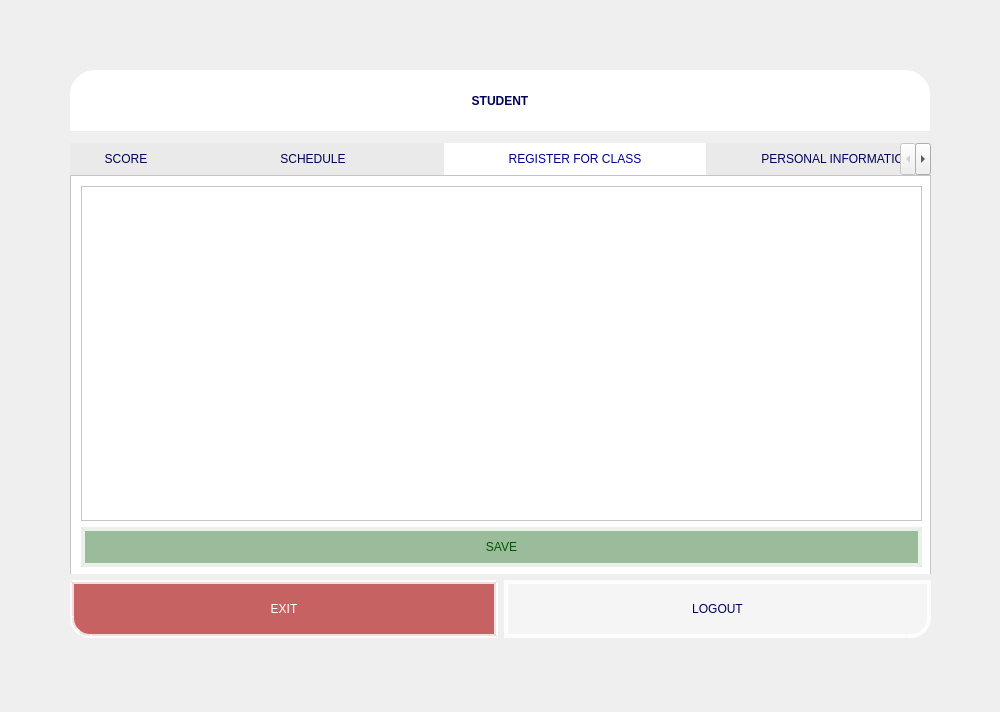
<?xml version="1.0" encoding="UTF-8"?>
<ui version="4.0">
 <class>MainWindow</class>
 <widget class="QMainWindow" name="MainWindow">
  <property name="geometry">
   <rect>
    <x>0</x>
    <y>0</y>
    <width>1000</width>
    <height>712</height>
   </rect>
  </property>
  <property name="maximumSize">
   <size>
    <width>1056</width>
    <height>752</height>
   </size>
  </property>
  <property name="windowTitle">
   <string>MainWindow</string>
  </property>
  <property name="autoFillBackground">
   <bool>true</bool>
  </property>
  <property name="tabShape">
   <enum>QTabWidget::Triangular</enum>
  </property>
  <widget class="QWidget" name="centralwidget">
   <property name="styleSheet">
    <string notr="true">backgound-color: rgba(0,0,0,0);
</string>
   </property>
   <widget class="QLabel" name="label">
    <property name="geometry">
     <rect>
      <x>0</x>
      <y>0</y>
      <width>1000</width>
      <height>712</height>
     </rect>
    </property>
    <property name="styleSheet">
     <string notr="true">QLabel:{
	border-radius: 20px;
}</string>
    </property>
    <property name="text">
     <string/>
    </property>
    <property name="pixmap">
     <pixmap>../../image/55656.png</pixmap>
    </property>
    <property name="alignment">
     <set>Qt::AlignCenter</set>
    </property>
   </widget>
   <widget class="QLabel" name="label_2">
    <property name="geometry">
     <rect>
      <x>70</x>
      <y>70</y>
      <width>860</width>
      <height>61</height>
     </rect>
    </property>
    <property name="minimumSize">
     <size>
      <width>0</width>
      <height>0</height>
     </size>
    </property>
    <property name="maximumSize">
     <size>
      <width>956</width>
      <height>16777215</height>
     </size>
    </property>
    <property name="styleSheet">
     <string notr="true">background-color: white;
color: rgb(0, 0, 90);
font-weight: bold;
font: 5000 18pt &quot;Arial&quot;;
    border-top-left-radius: 25px;
    border-top-right-radius: 25px;
    border-bottom-left-radius: 0px;
    border-bottom-right-radius: 0px;
    padding: 10px;
</string>
    </property>
    <property name="text">
     <string>STUDENT</string>
    </property>
    <property name="alignment">
     <set>Qt::AlignCenter</set>
    </property>
   </widget>
   <widget class="QWidget" name="layoutWidget">
    <property name="geometry">
     <rect>
      <x>70</x>
      <y>580</y>
      <width>861</width>
      <height>58</height>
     </rect>
    </property>
    <layout class="QHBoxLayout" name="horizontalLayout">
     <property name="topMargin">
      <number>0</number>
     </property>
     <item>
      <widget class="QPushButton" name="pushButton_Exit">
       <property name="sizePolicy">
        <sizepolicy hsizetype="Preferred" vsizetype="Preferred">
         <horstretch>1</horstretch>
         <verstretch>0</verstretch>
        </sizepolicy>
       </property>
       <property name="minimumSize">
        <size>
         <width>0</width>
         <height>0</height>
        </size>
       </property>
       <property name="maximumSize">
        <size>
         <width>1000</width>
         <height>60</height>
        </size>
       </property>
       <property name="sizeIncrement">
        <size>
         <width>0</width>
         <height>500</height>
        </size>
       </property>
       <property name="styleSheet">
        <string notr="true">QPushButton {
    font: 5000 14pt &quot;Arial&quot;; /* Font Arial Black, size 12 */
    background-color: rgba(170,0,0,150); /* Màu nền đỏ đậm */
    color: rgb(255,255,255); /* Màu chữ trắng */
    border-top-left-radius: 0px;
    border-bottom-left-radius: 20px;
    border-top-right-radius: 0px;
    border-bottom-right-radius: 0px;
    padding: 8px; /* Khoảng cách giữa chữ và viền */
    border: 4px solid rgba(255, 255,255, 200); /* Viền đỏ đậm */
}

QPushButton:hover {
    background-color: rgb(170,0,0); /* Màu sáng hơn khi hover */
	color: rgb(255,255,255);
}

QPushButton:pressed {
    background-color: rgb(112,0,0); /* Màu tối hơn khi nhấn */
	color: rgb(255,255,255);
}</string>
       </property>
       <property name="text">
        <string>EXIT</string>
       </property>
      </widget>
     </item>
     <item>
      <widget class="QPushButton" name="pushButton_Logout">
       <property name="sizePolicy">
        <sizepolicy hsizetype="Maximum" vsizetype="Maximum">
         <horstretch>1</horstretch>
         <verstretch>0</verstretch>
        </sizepolicy>
       </property>
       <property name="minimumSize">
        <size>
         <width>0</width>
         <height>50</height>
        </size>
       </property>
       <property name="maximumSize">
        <size>
         <width>1000</width>
         <height>60</height>
        </size>
       </property>
       <property name="styleSheet">
        <string notr="true">QPushButton {
    font: 5000 14pt &quot;Arial&quot;; /* Font Arial Black, size 12 */
    background-color: rgba(255,255,255,100); /* Màu nền đỏ đậm */
    color: rgb(0,0,90); /* Màu chữ trắng */
    border-top-left-radius: 0px;
    border-bottom-left-radius: 0px;
    border-top-right-radius: 0px;
    border-bottom-right-radius: 20px;
	padding: 8px; /* Khoảng cách giữa chữ và viền */
    border: 4px solid rgba(255, 255,255, 200);
}

QPushButton:hover {
    background-color: rgb(0,0,90); /* Màu sáng hơn khi hover */
	color: rgb(255,255,255);
}

QPushButton:pressed {
    background-color: rgb(0, 0,9); /* Màu tối hơn khi nhấn */
	color: rgb(255,255,255);
}</string>
       </property>
       <property name="text">
        <string>LOGOUT</string>
       </property>
       <property name="iconSize">
        <size>
         <width>50</width>
         <height>20</height>
        </size>
       </property>
      </widget>
     </item>
    </layout>
   </widget>
   <widget class="QTabWidget" name="tabWidget">
    <property name="geometry">
     <rect>
      <x>70</x>
      <y>143</y>
      <width>861</width>
      <height>431</height>
     </rect>
    </property>
    <property name="minimumSize">
     <size>
      <width>0</width>
      <height>0</height>
     </size>
    </property>
    <property name="maximumSize">
     <size>
      <width>956</width>
      <height>1000</height>
     </size>
    </property>
    <property name="autoFillBackground">
     <bool>false</bool>
    </property>
    <property name="styleSheet">
     <string notr="true">/* Tab chưa được chọn */
QTabBar::tab {
    width: 100px;
    min-height: 20px;
    text-align: center;
	padding:6px;
    color: #00005A;
    font: 2000 10pt &quot;Arial&quot;;
    background: #EAEAEA;
}

/* Tab được chọn */
QTabBar::tab:selected {
    background: white;
    color: #00008B;
    text-align: center;
}

/* Tab cuối cùng có chiều dài lớn hơn */
QTabBar::tab:last {
    width: 250px;
    text-align: center;
}

/* Đặt nền trong suốt cho QTabWidget */
QTabWidget {
    background-color: rgba(0,0,0,0);
    border-bottom-left-radius: 12px;  
    border-bottom-right-radius: 12px;  
}

/* Làm trong suốt nền của tab content */
QTabWidget::pane {
    background: rgba(0, 0, 0, 0);
    border: none;
}

/* Đảm bảo widget con cũng trong suốt */

QTabBar::tab:last {
	width: 250px; /* Giới hạn chiều dài */
    text-align: center;
}
QTabBar::tab:middle {
	width: 250px; /* Giới hạn chiều dài */
    text-align: center;
}
</string>
    </property>
    <property name="tabShape">
     <enum>QTabWidget::Rounded</enum>
    </property>
    <property name="currentIndex">
     <number>2</number>
    </property>
    <property name="documentMode">
     <bool>false</bool>
    </property>
    <property name="tabsClosable">
     <bool>false</bool>
    </property>
    <property name="movable">
     <bool>false</bool>
    </property>
    <property name="tabBarAutoHide">
     <bool>false</bool>
    </property>
    <widget class="QWidget" name="tab_score">
     <attribute name="title">
      <string>SCORE</string>
     </attribute>
     <widget class="QWidget" name="verticalLayoutWidget">
      <property name="geometry">
       <rect>
        <x>0</x>
        <y>0</y>
        <width>861</width>
        <height>401</height>
       </rect>
      </property>
      <layout class="QVBoxLayout" name="verticalLayout">
       <item>
        <widget class="QTableWidget" name="table_grade">
         <property name="sizePolicy">
          <sizepolicy hsizetype="Expanding" vsizetype="Expanding">
           <horstretch>0</horstretch>
           <verstretch>0</verstretch>
          </sizepolicy>
         </property>
         <property name="minimumSize">
          <size>
           <width>768</width>
           <height>0</height>
          </size>
         </property>
         <property name="maximumSize">
          <size>
           <width>900</width>
           <height>500</height>
          </size>
         </property>
         <property name="mouseTracking">
          <bool>false</bool>
         </property>
         <property name="layoutDirection">
          <enum>Qt::LeftToRight</enum>
         </property>
         <property name="styleSheet">
          <string notr="true">/* Header trên cùng */
QHeaderView::section {
    background: rgb(255,255,255);  /* Màu xanh đậm */
    color: rgb(0,0,90);  /* Chữ trắng */
	font: 2000 12px &quot;Arial&quot;;
}
QTableWidget:{
	background-color: rgb(255,255,255);
    color: rgb(255,255,255);  /* Chữ trắng */
    border: 1px solid rgb(0,0,90);  /* Viền trắng nhẹ */
	font: 1000 12px &quot;Arial&quot;;
}
</string>
         </property>
         <property name="frameShape">
          <enum>QFrame::NoFrame</enum>
         </property>
         <property name="verticalScrollBarPolicy">
          <enum>Qt::ScrollBarAsNeeded</enum>
         </property>
         <property name="autoScrollMargin">
          <number>16</number>
         </property>
         <property name="columnCount">
          <number>6</number>
         </property>
         <attribute name="horizontalHeaderCascadingSectionResizes">
          <bool>true</bool>
         </attribute>
         <attribute name="horizontalHeaderDefaultSectionSize">
          <number>170</number>
         </attribute>
         <attribute name="horizontalHeaderShowSortIndicator" stdset="0">
          <bool>true</bool>
         </attribute>
         <attribute name="horizontalHeaderStretchLastSection">
          <bool>true</bool>
         </attribute>
         <attribute name="verticalHeaderCascadingSectionResizes">
          <bool>true</bool>
         </attribute>
         <column>
          <property name="text">
           <string>SUBJECTS</string>
          </property>
          <property name="font">
           <font>
            <family>Arial Black</family>
            <pointsize>8</pointsize>
           </font>
          </property>
          <property name="textAlignment">
           <set>AlignCenter</set>
          </property>
         </column>
         <column>
          <property name="text">
           <string>FORMATIVE SCORE 1</string>
          </property>
         </column>
         <column>
          <property name="text">
           <string>FORMATIVE SCORE 2</string>
          </property>
         </column>
         <column>
          <property name="text">
           <string>MIDTERM</string>
          </property>
         </column>
         <column>
          <property name="text">
           <string>FINALTERM</string>
          </property>
         </column>
         <column>
          <property name="text">
           <string>AVERAGE</string>
          </property>
         </column>
        </widget>
       </item>
      </layout>
     </widget>
    </widget>
    <widget class="QWidget" name="tab_schedule">
     <attribute name="title">
      <string>SCHEDULE</string>
     </attribute>
     <widget class="QScrollArea" name="scrollArea_4">
      <property name="geometry">
       <rect>
        <x>1</x>
        <y>0</y>
        <width>861</width>
        <height>400</height>
       </rect>
      </property>
      <property name="minimumSize">
       <size>
        <width>768</width>
        <height>0</height>
       </size>
      </property>
      <property name="maximumSize">
       <size>
        <width>956</width>
        <height>16777215</height>
       </size>
      </property>
      <property name="styleSheet">
       <string notr="true">background-color: rgb(255, 255, 255);</string>
      </property>
      <property name="widgetResizable">
       <bool>true</bool>
      </property>
      <widget class="QWidget" name="scrollAreaWidgetContents_4">
       <property name="geometry">
        <rect>
         <x>0</x>
         <y>0</y>
         <width>859</width>
         <height>398</height>
        </rect>
       </property>
       <widget class="QWidget" name="verticalLayoutWidget_3">
        <property name="geometry">
         <rect>
          <x>10</x>
          <y>10</y>
          <width>841</width>
          <height>381</height>
         </rect>
        </property>
        <layout class="QVBoxLayout" name="verticalLayout_5">
         <item>
          <widget class="QTableWidget" name="tableWidget_schedule"/>
         </item>
        </layout>
       </widget>
      </widget>
     </widget>
    </widget>
    <widget class="QWidget" name="tab_notice">
     <attribute name="title">
      <string>REGISTER FOR CLASS</string>
     </attribute>
     <widget class="QScrollArea" name="scrollArea_5">
      <property name="geometry">
       <rect>
        <x>0</x>
        <y>0</y>
        <width>861</width>
        <height>400</height>
       </rect>
      </property>
      <property name="styleSheet">
       <string notr="true">background-color: rgb(255, 255, 255);</string>
      </property>
      <property name="widgetResizable">
       <bool>true</bool>
      </property>
      <widget class="QWidget" name="scrollAreaWidgetContents_5">
       <property name="geometry">
        <rect>
         <x>0</x>
         <y>0</y>
         <width>859</width>
         <height>398</height>
        </rect>
       </property>
       <widget class="QWidget" name="verticalLayoutWidget_5">
        <property name="geometry">
         <rect>
          <x>10</x>
          <y>10</y>
          <width>841</width>
          <height>381</height>
         </rect>
        </property>
        <layout class="QVBoxLayout" name="verticalLayout_7">
         <item>
          <widget class="QTableWidget" name="tableWidget_registeclass"/>
         </item>
         <item>
          <widget class="QPushButton" name="pushButton_save">
           <property name="sizePolicy">
            <sizepolicy hsizetype="Preferred" vsizetype="Preferred">
             <horstretch>0</horstretch>
             <verstretch>0</verstretch>
            </sizepolicy>
           </property>
           <property name="minimumSize">
            <size>
             <width>0</width>
             <height>40</height>
            </size>
           </property>
           <property name="maximumSize">
            <size>
             <width>1000</width>
             <height>50</height>
            </size>
           </property>
           <property name="styleSheet">
            <string notr="true">QPushButton {
    font: 5000 14pt &quot;Arial&quot;; /* Font Arial Black, size 12 */
    background-color: rgba(0,85,0,100); /* Màu nền đỏ đậm */
    color: rgb(0, 85, 0); /* Màu chữ trắng */
    border-top-left-radius: 0px;
    border-bottom-left-radius: 0px;
    border-top-right-radius: 0px;
    border-bottom-right-radius: 0px;
	padding: 4px; /* Khoảng cách giữa chữ và viền */
    border: 4px solid rgba(255, 255,255, 200); /* Viền đỏ đậm */
    box-shadow: 3px 3px 8px rgba(0, 0, 0, 100); /* Đổ bóng */
}

QPushButton:hover {
    background-color:  rgb(0, 109, 80); /* Màu sáng hơn khi hover */
	color: rgb(255,255,255);
}

QPushButton:pressed {
    background-color: rgb(0,85,0); /* Màu tối hơn khi nhấn */
	color: rgb(255,255,255);
    box-shadow: 1px 1px 5px rgba(0, 0, 0, 150); /* Giảm bóng khi nhấn */
}</string>
           </property>
           <property name="text">
            <string>SAVE</string>
           </property>
          </widget>
         </item>
        </layout>
       </widget>
      </widget>
     </widget>
    </widget>
    <widget class="QWidget" name="tab_inforstudent">
     <property name="minimumSize">
      <size>
       <width>956</width>
       <height>0</height>
      </size>
     </property>
     <property name="maximumSize">
      <size>
       <width>768</width>
       <height>16777215</height>
      </size>
     </property>
     <property name="styleSheet">
      <string notr="true">background-color: rgb(255, 255, 255);</string>
     </property>
     <attribute name="title">
      <string>PERSONAL INFORMATION</string>
     </attribute>
     <widget class="QWidget" name="formLayoutWidget">
      <property name="geometry">
       <rect>
        <x>570</x>
        <y>20</y>
        <width>271</width>
        <height>361</height>
       </rect>
      </property>
      <layout class="QVBoxLayout" name="verticalLayout_3">
       <item>
        <widget class="QLineEdit" name="LineEdit_StuCourse">
         <property name="minimumSize">
          <size>
           <width>0</width>
           <height>50</height>
          </size>
         </property>
         <property name="styleSheet">
          <string notr="true">QLineEdit {
    border: 1px solid gray;
    border-radius: 15px; /* Bo góc */
    padding: 10px;
    font: 500 15px &quot;Cambria&quot;;
    background: white;
    padding-right: 20px; /* Chừa khoảng trống bên phải */
}</string>
         </property>
         <property name="readOnly">
          <bool>true</bool>
         </property>
        </widget>
       </item>
       <item>
        <widget class="QLineEdit" name="LineEdit_StuMajor">
         <property name="minimumSize">
          <size>
           <width>0</width>
           <height>50</height>
          </size>
         </property>
         <property name="styleSheet">
          <string notr="true">QLineEdit {
    border: 1px solid gray;
    border-radius: 15px; /* Bo góc */
    padding: 10px;
    font: 500 15px &quot;Cambria&quot;;
    background: white;
    padding-right: 20px; /* Chừa khoảng trống bên phải */
}</string>
         </property>
         <property name="readOnly">
          <bool>true</bool>
         </property>
        </widget>
       </item>
       <item>
        <widget class="QLineEdit" name="LineEdit_StuClass">
         <property name="minimumSize">
          <size>
           <width>0</width>
           <height>50</height>
          </size>
         </property>
         <property name="styleSheet">
          <string notr="true">QLineEdit {
    border: 1px solid gray;
    border-radius: 15px; /* Bo góc */
    padding: 10px;
    font: 500 15px &quot;Cambria&quot;;
    background: white;
    padding-right: 20px; /* Chừa khoảng trống bên phải */
}</string>
         </property>
         <property name="readOnly">
          <bool>true</bool>
         </property>
        </widget>
       </item>
       <item>
        <widget class="QLineEdit" name="LineEdit_StuAdvisor">
         <property name="minimumSize">
          <size>
           <width>0</width>
           <height>50</height>
          </size>
         </property>
         <property name="styleSheet">
          <string notr="true">QLineEdit {
    border: 1px solid gray;
    border-radius: 15px; /* Bo góc */
    padding: 10px;
    font: 500 15px &quot;Cambria&quot;;
    background: white;
    padding-right: 20px; /* Chừa khoảng trống bên phải */
}</string>
         </property>
         <property name="readOnly">
          <bool>true</bool>
         </property>
        </widget>
       </item>
      </layout>
     </widget>
     <widget class="QWidget" name="verticalLayoutWidget_4">
      <property name="geometry">
       <rect>
        <x>140</x>
        <y>20</y>
        <width>251</width>
        <height>371</height>
       </rect>
      </property>
      <layout class="QVBoxLayout" name="verticalLayout_6">
       <property name="spacing">
        <number>7</number>
       </property>
       <item>
        <widget class="QLineEdit" name="lineEdit_StuId">
         <property name="minimumSize">
          <size>
           <width>0</width>
           <height>45</height>
          </size>
         </property>
         <property name="maximumSize">
          <size>
           <width>16777215</width>
           <height>40</height>
          </size>
         </property>
         <property name="sizeIncrement">
          <size>
           <width>0</width>
           <height>10</height>
          </size>
         </property>
         <property name="styleSheet">
          <string notr="true">QLineEdit {
    border: 1px solid gray;
    border-radius: 15px; /* Bo góc */
    padding: 10px;
    font: 500 15px &quot;Cambria&quot;;
background-color:white;
    padding-right: 20px; /* Chừa khoảng trống bên phải */
}</string>
         </property>
         <property name="readOnly">
          <bool>true</bool>
         </property>
         <property name="placeholderText">
          <string/>
         </property>
        </widget>
       </item>
       <item>
        <widget class="QLineEdit" name="lineEdit_StuFullname">
         <property name="minimumSize">
          <size>
           <width>0</width>
           <height>45</height>
          </size>
         </property>
         <property name="maximumSize">
          <size>
           <width>16777215</width>
           <height>40</height>
          </size>
         </property>
         <property name="sizeIncrement">
          <size>
           <width>0</width>
           <height>10</height>
          </size>
         </property>
         <property name="styleSheet">
          <string notr="true">QLineEdit {
    border: 1px solid gray;
    border-radius: 15px; /* Bo góc */
    padding: 10px;
    font: 500 15px &quot;Cambria&quot;;
    background: white;
    padding-right: 20px; /* Chừa khoảng trống bên phải */
}</string>
         </property>
         <property name="readOnly">
          <bool>true</bool>
         </property>
        </widget>
       </item>
       <item>
        <widget class="QDateEdit" name="dateEdit_StuBir">
         <property name="minimumSize">
          <size>
           <width>0</width>
           <height>45</height>
          </size>
         </property>
         <property name="maximumSize">
          <size>
           <width>16777215</width>
           <height>40</height>
          </size>
         </property>
         <property name="sizeIncrement">
          <size>
           <width>0</width>
           <height>10</height>
          </size>
         </property>
         <property name="styleSheet">
          <string notr="true">QDateEdit {
    border: 1px solid gray;
    border-radius: 15px; /* Bo góc */
    padding: 10px;
    font: 500 15px &quot;Cambria&quot;;
    background: white;
    padding-right: 20px; /* Chừa khoảng trống bên phải */
}

QDateEdit::up-button {
    image: url(image/up-arrow.png);
    width: 10px;
    height: 12px;
    border: none;
    subcontrol-origin: padding;
    subcontrol-position: top right; /* Giữ vị trí */
    margin-right: 10px; /* Giảm khoảng cách */
    margin-top: 6px;
}

QDateEdit::down-button {
    image: url(image/down-arrow.png);
    width: 10px;
    height: 12px;
    border: none;
    subcontrol-origin: padding;
    subcontrol-position: bottom right; /* Giữ vị trí */
    margin-right: 10px; /* Giảm khoảng cách */
    margin-bottom: 6px;
}

QDateEdit::drop-down {
    border: none;
} 
</string>
         </property>
         <property name="readOnly">
          <bool>true</bool>
         </property>
        </widget>
       </item>
       <item>
        <widget class="QComboBox" name="comboBox_StuGender">
         <property name="minimumSize">
          <size>
           <width>0</width>
           <height>45</height>
          </size>
         </property>
         <property name="maximumSize">
          <size>
           <width>16777215</width>
           <height>40</height>
          </size>
         </property>
         <property name="sizeIncrement">
          <size>
           <width>0</width>
           <height>10</height>
          </size>
         </property>
         <property name="styleSheet">
          <string notr="true">QComboBox {
    border: 1px solid gray;
    border-radius: 15px; /* Bo tròn cả 4 góc */
    padding: 10px;
    font: 500 15px &quot;Cambria&quot;;
    background: white;
    padding-right: 30px; /* Chừa khoảng trống bên phải */
}

/* Ẩn nền của nút dropdown để bo góc phải */
QComboBox::drop-down {
    border: none;
    background: transparent; /* Để nền trong suốt */
    width: 25px;
    subcontrol-position: right center;
}

/* Tạo nền bo góc cho dropdown */
QComboBox::down-arrow {
    image: url(image/down-arrow.png);
    width: 10px;
    height: 12px;
    margin-right: 5px;
}
</string>
         </property>
         <item>
          <property name="text">
           <string>Male</string>
          </property>
         </item>
         <item>
          <property name="text">
           <string>Female</string>
          </property>
         </item>
        </widget>
       </item>
       <item>
        <widget class="QLineEdit" name="lineEdit_StuMail">
         <property name="minimumSize">
          <size>
           <width>0</width>
           <height>45</height>
          </size>
         </property>
         <property name="maximumSize">
          <size>
           <width>16777215</width>
           <height>40</height>
          </size>
         </property>
         <property name="sizeIncrement">
          <size>
           <width>0</width>
           <height>10</height>
          </size>
         </property>
         <property name="styleSheet">
          <string notr="true">QLineEdit {
    border: 1px solid gray;
    border-radius: 15px; /* Bo góc */
    padding: 10px;
    font: 500 15px &quot;Cambria&quot;;
    background: white;
    padding-right: 20px; /* Chừa khoảng trống bên phải */
}</string>
         </property>
         <property name="readOnly">
          <bool>true</bool>
         </property>
        </widget>
       </item>
      </layout>
     </widget>
     <widget class="QWidget" name="verticalLayoutWidget_6">
      <property name="geometry">
       <rect>
        <x>20</x>
        <y>30</y>
        <width>111</width>
        <height>361</height>
       </rect>
      </property>
      <layout class="QVBoxLayout" name="verticalLayout_8">
       <property name="spacing">
        <number>7</number>
       </property>
       <item>
        <widget class="QLabel" name="label_6">
         <property name="maximumSize">
          <size>
           <width>16777215</width>
           <height>50</height>
          </size>
         </property>
         <property name="styleSheet">
          <string notr="true">font: 1000 10pt &quot;Cambria&quot;;
background-color: rgba(0,0,0,0);</string>
         </property>
         <property name="text">
          <string>Student ID:</string>
         </property>
        </widget>
       </item>
       <item>
        <widget class="QLabel" name="label_5">
         <property name="maximumSize">
          <size>
           <width>16777215</width>
           <height>50</height>
          </size>
         </property>
         <property name="styleSheet">
          <string notr="true">font: 1000 10pt &quot;Cambria&quot;;
background-color: rgba(0,0,0,0);</string>
         </property>
         <property name="text">
          <string>Full Name:</string>
         </property>
        </widget>
       </item>
       <item>
        <widget class="QLabel" name="label_4">
         <property name="maximumSize">
          <size>
           <width>16777215</width>
           <height>50</height>
          </size>
         </property>
         <property name="styleSheet">
          <string notr="true">font: 1000 10pt &quot;Cambria&quot;;
background-color: rgba(0,0,0,0);</string>
         </property>
         <property name="text">
          <string>Birthday:</string>
         </property>
        </widget>
       </item>
       <item>
        <widget class="QLabel" name="label_7">
         <property name="maximumSize">
          <size>
           <width>16777215</width>
           <height>50</height>
          </size>
         </property>
         <property name="styleSheet">
          <string notr="true">font: 1000 10pt &quot;Cambria&quot;;
background-color: rgba(0,0,0,0);</string>
         </property>
         <property name="text">
          <string>Gender:</string>
         </property>
        </widget>
       </item>
       <item>
        <widget class="QLabel" name="label_8">
         <property name="maximumSize">
          <size>
           <width>16777215</width>
           <height>50</height>
          </size>
         </property>
         <property name="styleSheet">
          <string notr="true">font: 1000 10pt &quot;Cambria&quot;;
background-color: rgba(0,0,0,0);</string>
         </property>
         <property name="text">
          <string>Email:</string>
         </property>
        </widget>
       </item>
      </layout>
     </widget>
     <widget class="QWidget" name="verticalLayoutWidget_2">
      <property name="geometry">
       <rect>
        <x>410</x>
        <y>20</y>
        <width>147</width>
        <height>361</height>
       </rect>
      </property>
      <layout class="QVBoxLayout" name="verticalLayout_4">
       <item>
        <widget class="QLabel" name="khAHCLabel">
         <property name="maximumSize">
          <size>
           <width>16777215</width>
           <height>40</height>
          </size>
         </property>
         <property name="styleSheet">
          <string notr="true">font: 1000 10pt &quot;Cambria&quot;;
background-color: rgba(0,0,0,0);</string>
         </property>
         <property name="text">
          <string>Course:</string>
         </property>
        </widget>
       </item>
       <item>
        <widget class="QLabel" name="ngNhLabel">
         <property name="maximumSize">
          <size>
           <width>16777215</width>
           <height>40</height>
          </size>
         </property>
         <property name="styleSheet">
          <string notr="true">font: 1000 10pt &quot;Cambria&quot;;
background-color: rgba(0,0,0,0);</string>
         </property>
         <property name="text">
          <string>Major:</string>
         </property>
        </widget>
       </item>
       <item>
        <widget class="QLabel" name="lPLabel">
         <property name="maximumSize">
          <size>
           <width>16777215</width>
           <height>40</height>
          </size>
         </property>
         <property name="styleSheet">
          <string notr="true">font: 1000 10pt &quot;Cambria&quot;;
background-color: rgba(0,0,0,0);</string>
         </property>
         <property name="text">
          <string>Class:</string>
         </property>
        </widget>
       </item>
       <item>
        <widget class="QLabel" name="cVNHCTPLabel">
         <property name="maximumSize">
          <size>
           <width>16777215</width>
           <height>40</height>
          </size>
         </property>
         <property name="styleSheet">
          <string notr="true">font: 1000 10pt &quot;Cambria&quot;;
background-color: rgba(0,0,0,0);</string>
         </property>
         <property name="text">
          <string>Academic Advisor:</string>
         </property>
        </widget>
       </item>
      </layout>
     </widget>
    </widget>
   </widget>
  </widget>
 </widget>
 <resources/>
 <connections/>
</ui>
